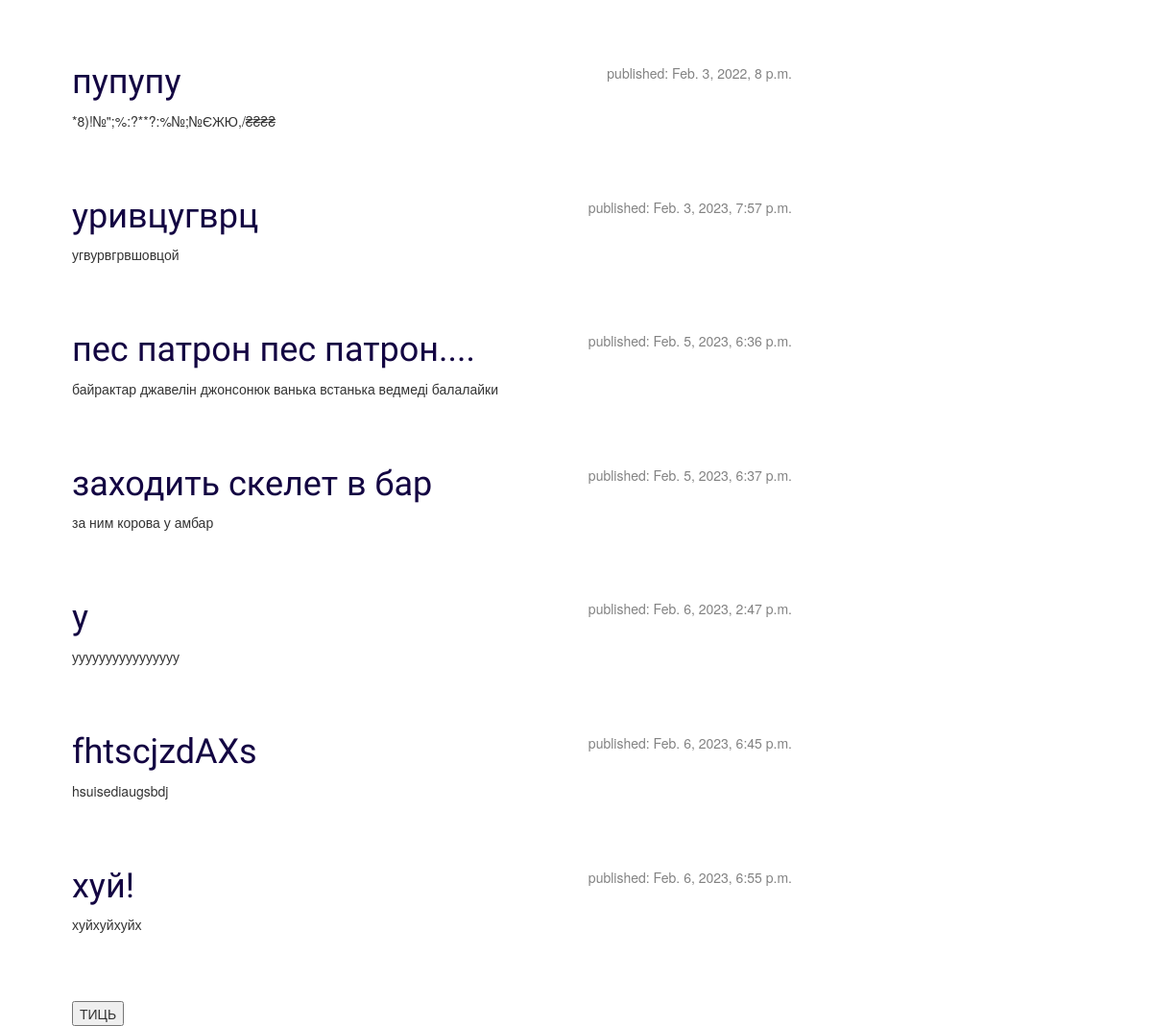
Before: / (lower part) with the older database file.
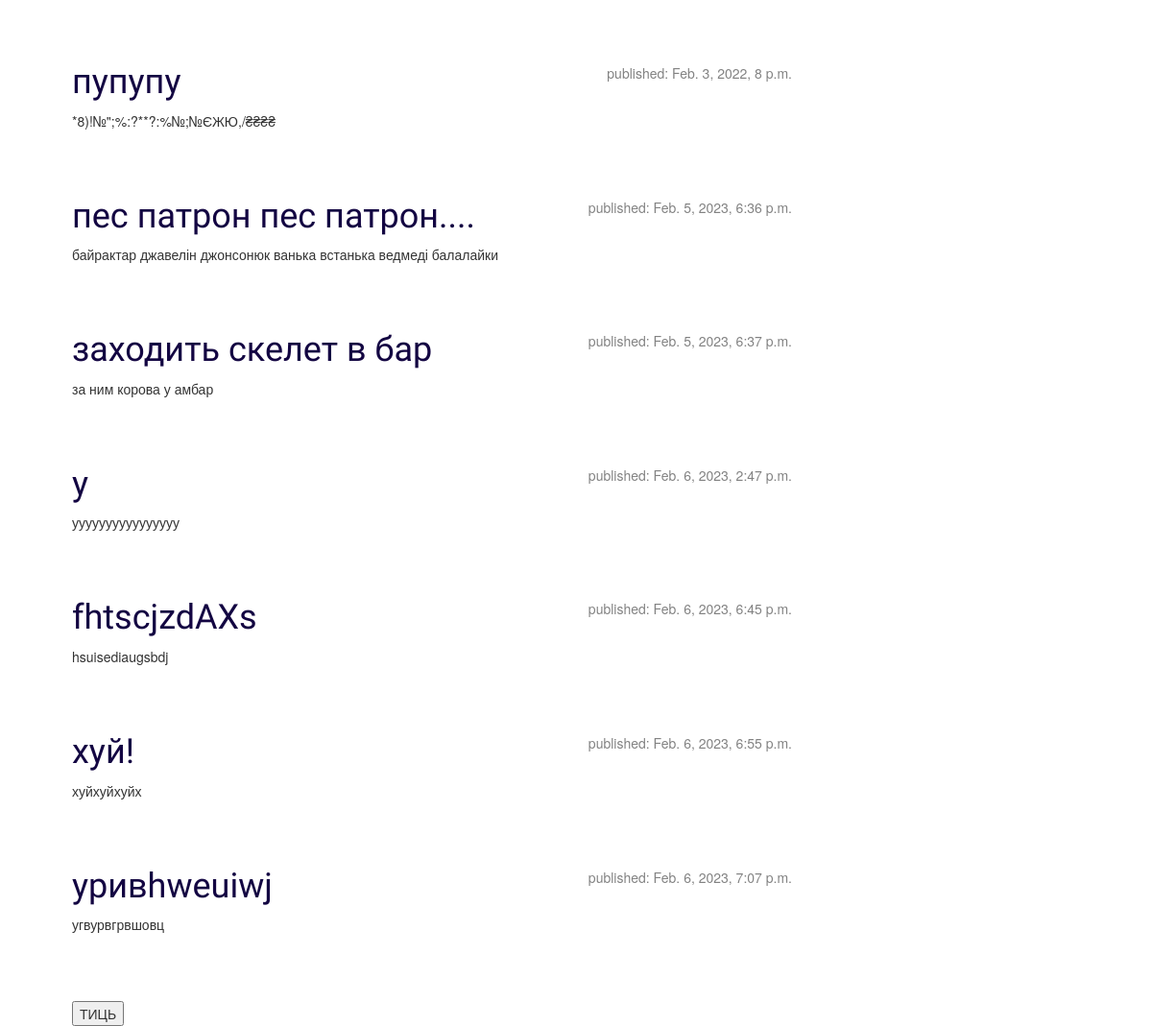
After: the same page with the newer database file.
### blog/models.py (models this page shows, shortened)
class Post(models.Model):
    author = models.ForeignKey(settings.AUTH_USER_MODEL, on_delete=models.CASCADE)
    title = models.CharField(max_length=200)
    text = models.TextField()
    created_date = models.DateTimeField(
            default=timezone.now)
    published_date = models.DateTimeField(
            blank=True, null=True)

### blog/views.py (the view)
# urls.py: path('', views.post_list, name='post_list'),
def post_list(request):
    posts = Post.objects.filter(published_date__lte=timezone.now()).order_by('published_date')
    return render(request, 'blog/post_list.html', {'posts': posts})

### blog/templates/blog/post_list.html
{% extends 'blog/base.html' %}
{% block content %}
    {% for post in posts %}
    <div class="post">
        <div class="date">
            <p>published: {{ post.published_date }}</p>
                </div>
                <h1><a href="{% url 'post_detail' pk=post.pk %}">{{ post.title }}</a></h1>
                    <p>{{ post.text|linebreaksbr }}</p>
                </div>
    {% endfor %}
    <div>
        <button>ТИЦЬ</button>
     </div>
{% endblock %}

### blog/templates/blog/base.html (shortened to what this page needs)
{% load static %}
<html>
    <head>
        <link rel="stylesheet" href="//maxcdn.bootstrapcdn.com/bootstrap/3.2.0/css/bootstrap.min.css">
        <link rel="stylesheet" href="//maxcdn.bootstrapcdn.com/bootstrap/3.2.0/css/bootstrap-theme.min.css">
        <link rel="stylesheet" href="{% static 'css/blog.css' %}">
    </head>
    <body>
        <div class="content container">
            <div class="row">
                <div class="col-md-8">
                {% block content %}
                {% endblock %}
                </div>
            </div>
        </div>
    </body>
</html>

### blog/static/css/blog.css (style rules this page uses)
h1 a { color: #d81eb3; font-family: 'Lobster'; }
body { padding-left: 20px; }
.content { margin-left: 40px; }
h1, h2, h3, h4 { font-family: 'Lobster', cursive; }
.date { float: right; color: #828282; }
.post { margin-bottom: 70px; }
.post h1 a, .post h1 a:visited { color: #130542; }

Changed rows visible on the page:
changed Post: published_date "Feb. 3, 2023, 7:57 p.m." → "Feb. 6, 2023, 7:07 p.m."; title "уривцугврц" → "уривhweuiwj"; text "угвурвгрвшовцой" → "угвурвгрвшовц"; moves down the list
